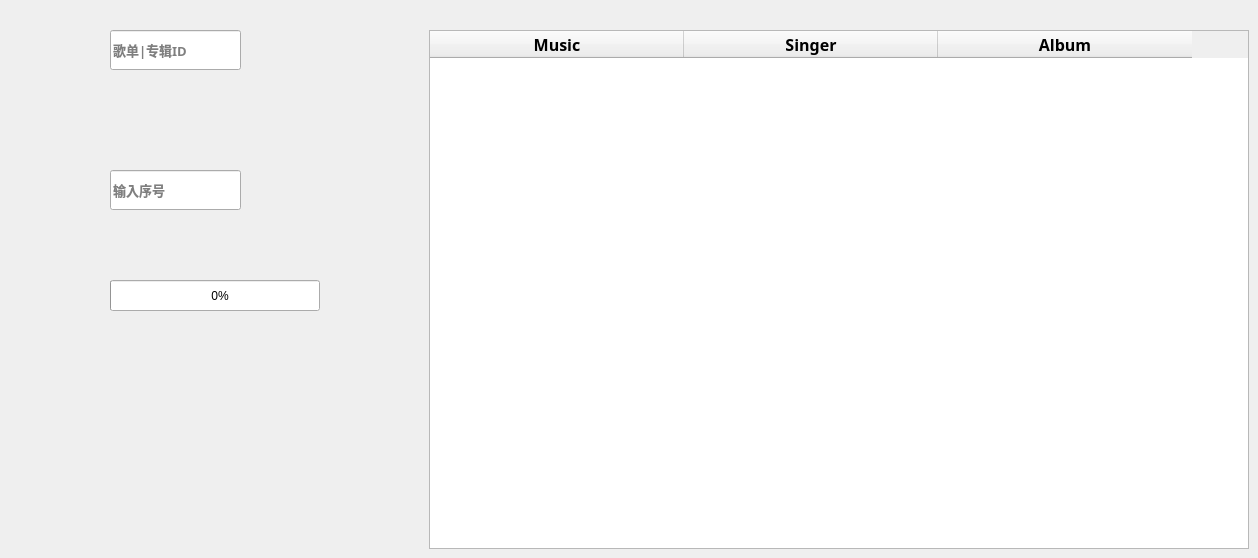
   <widget class="QWidget" name="tab_6">
    <attribute name="title">
     <string>歌单＆专辑</string>
    </attribute>
    <widget class="QLineEdit" name="music_list_Edit">
     <property name="geometry">
      <rect>
       <x>110</x>
       <y>30</y>
       <width>131</width>
       <height>40</height>
      </rect>
     </property>
     <property name="font">
      <font>
       <family>思源黑体 CN Bold</family>
       <pointsize>10</pointsize>
       <weight>75</weight>
       <italic>false</italic>
       <bold>true</bold>
       <underline>false</underline>
       <strikeout>false</strikeout>
      </font>
     </property>
     <property name="frame">
      <bool>true</bool>
     </property>
     <property name="dragEnabled">
      <bool>false</bool>
     </property>
     <property name="readOnly">
      <bool>false</bool>
     </property>
     <property name="placeholderText">
      <string>歌单|专辑ID</string>
     </property>
     <property name="clearButtonEnabled">
      <bool>false</bool>
     </property>
    </widget>
    <widget class="QPushButton" name="music_list_pushButton">
     <property name="geometry">
      <rect>
       <x>260</x>
       <y>30</y>
       <width>50</width>
       <height>40</height>
      </rect>
     </property>
     <property name="font">
      <font>
       <family>思源黑体 CN Bold</family>
       <pointsize>10</pointsize>
       <weight>75</weight>
       <italic>false</italic>
       <bold>true</bold>
       <underline>false</underline>
       <strikeout>false</strikeout>
      </font>
     </property>
     <property name="toolTip">
      <string>搜索歌单</string>
     </property>
     <property name="text">
      <string/>
     </property>
     <property name="icon">
      <iconset>
       <normaloff>Image/musiclist.png</normaloff>Image/musiclist.png</iconset>
     </property>
     <property name="iconSize">
      <size>
       <width>50</width>
       <height>50</height>
      </size>
     </property>
     <property name="flat">
      <bool>true</bool>
     </property>
    </widget>
    <widget class="QLineEdit" name="music_list_lineEdit">
     <property name="geometry">
      <rect>
       <x>110</x>
       <y>170</y>
       <width>131</width>
       <height>40</height>
      </rect>
     </property>
     <property name="font">
      <font>
       <family>思源黑体 CN Bold</family>
       <pointsize>10</pointsize>
       <weight>75</weight>
       <italic>false</italic>
       <bold>true</bold>
       <underline>false</underline>
       <strikeout>false</strikeout>
      </font>
     </property>
     <property name="frame">
      <bool>true</bool>
     </property>
     <property name="placeholderText">
      <string>输入序号</string>
     </property>
    </widget>
    <widget class="QPushButton" name="music_list_pushButton_2">
     <property name="geometry">
      <rect>
       <x>260</x>
       <y>160</y>
       <width>50</width>
       <height>50</height>
      </rect>
     </property>
     <property name="font">
      <font>
       <family>思源黑体 CN Bold</family>
       <pointsize>10</pointsize>
       <weight>75</weight>
       <italic>false</italic>
       <bold>true</bold>
       <underline>false</underline>
       <strikeout>false</strikeout>
      </font>
     </property>
     <property name="toolTip">
      <string>下载音乐</string>
     </property>
     <property name="text">
      <string/>
     </property>
     <property name="icon">
      <iconset>
       <normaloff>Image/dowload.png</normaloff>Image/dowload.png</iconset>
     </property>
     <property name="iconSize">
      <size>
       <width>50</width>
       <height>50</height>
      </size>
     </property>
     <property name="flat">
      <bool>true</bool>
     </property>
    </widget>
    <widget class="QPushButton" name="open_Button_3">
     <property name="geometry">
      <rect>
       <x>341</x>
       <y>160</y>
       <width>50</width>
       <height>50</height>
      </rect>
     </property>
     <property name="font">
      <font>
       <family>微软雅黑</family>
       <pointsize>10</pointsize>
       <weight>75</weight>
       <italic>false</italic>
       <bold>true</bold>
       <underline>false</underline>
       <strikeout>false</strikeout>
       <kerning>true</kerning>
      </font>
     </property>
     <property name="toolTip">
      <string>打开文件夹</string>
     </property>
     <property name="text">
      <string/>
     </property>
     <property name="icon">
      <iconset>
       <normaloff>Image/file.png</normaloff>Image/file.png</iconset>
     </property>
     <property name="iconSize">
      <size>
       <width>50</width>
       <height>50</height>
      </size>
     </property>
     <property name="flat">
      <bool>true</bool>
     </property>
    </widget>
    <widget class="QTableWidget" name="music_list_tableWidget">
     <property name="geometry">
      <rect>
       <x>429</x>
       <y>30</y>
       <width>820</width>
       <height>519</height>
      </rect>
     </property>
     <property name="font">
      <font>
       <family>思源黑体 CN Bold</family>
       <pointsize>12</pointsize>
       <weight>75</weight>
       <italic>false</italic>
       <bold>true</bold>
       <underline>false</underline>
       <strikeout>false</strikeout>
      </font>
     </property>
     <attribute name="horizontalHeaderDefaultSectionSize">
      <number>254</number>
     </attribute>
     <column>
      <property name="text">
       <string>Music</string>
      </property>
     </column>
     <column>
      <property name="text">
       <string>Singer</string>
      </property>
     </column>
     <column>
      <property name="text">
       <string>Album</string>
      </property>
     </column>
    </widget>
    <widget class="QLabel" name="music_list_label">
     <property name="geometry">
      <rect>
       <x>110</x>
       <y>100</y>
       <width>281</width>
       <height>40</height>
      </rect>
     </property>
     <property name="font">
      <font>
       <family>微软雅黑</family>
       <pointsize>12</pointsize>
       <weight>75</weight>
       <italic>false</italic>
       <bold>true</bold>
       <underline>false</underline>
       <strikeout>false</strikeout>
       <kerning>true</kerning>
      </font>
     </property>
     <property name="text">
      <string/>
     </property>
    </widget>
    <widget class="QTextEdit" name="music_list_id_Edit">
     <property name="geometry">
      <rect>
       <x>1110</x>
       <y>440</y>
       <width>104</width>
       <height>78</height>
      </rect>
     </property>
     <property name="html">
      <string>&lt;!DOCTYPE HTML PUBLIC &quot;-//W3C//DTD HTML 4.0//EN&quot; &quot;http://www.w3.org/TR/REC-html40/strict.dtd&quot;&gt;
&lt;html&gt;&lt;head&gt;&lt;meta name=&quot;qrichtext&quot; content=&quot;1&quot; /&gt;&lt;style type=&quot;text/css&quot;&gt;
p, li { white-space: pre-wrap; }
&lt;/style&gt;&lt;/head&gt;&lt;body style=&quot; font-family:'思源黑体 CN Bold'; font-size:12pt; font-weight:600; font-style:normal;&quot;&gt;
&lt;p style=&quot;-qt-paragraph-type:empty; margin-top:0px; margin-bottom:0px; margin-left:0px; margin-right:0px; -qt-block-indent:0; text-indent:0px; font-size:10pt;&quot;&gt;&lt;br /&gt;&lt;/p&gt;&lt;/body&gt;&lt;/html&gt;</string>
     </property>
    </widget>
    <widget class="QPushButton" name="music_list_pushButton_album">
     <property name="geometry">
      <rect>
       <x>344</x>
       <y>30</y>
       <width>41</width>
       <height>41</height>
      </rect>
     </property>
     <property name="font">
      <font>
       <family>思源黑体 CN Bold</family>
       <pointsize>10</pointsize>
       <weight>75</weight>
       <italic>false</italic>
       <bold>true</bold>
       <underline>false</underline>
       <strikeout>false</strikeout>
      </font>
     </property>
     <property name="toolTip">
      <string>搜索专辑</string>
     </property>
     <property name="text">
      <string/>
     </property>
     <property name="icon">
      <iconset>
       <normaloff>Image/album.png</normaloff>Image/album.png</iconset>
     </property>
     <property name="iconSize">
      <size>
       <width>41</width>
       <height>41</height>
      </size>
     </property>
     <property name="flat">
      <bool>true</bool>
     </property>
    </widget>
    <widget class="QPushButton" name="all_download_Button">
     <property name="geometry">
      <rect>
       <x>340</x>
       <y>270</y>
       <width>50</width>
       <height>50</height>
      </rect>
     </property>
     <property name="font">
      <font>
       <family>微软雅黑</family>
       <pointsize>10</pointsize>
       <weight>75</weight>
       <italic>false</italic>
       <bold>true</bold>
       <underline>false</underline>
       <strikeout>false</strikeout>
       <kerning>true</kerning>
      </font>
     </property>
     <property name="toolTip">
      <string>下载全部音乐</string>
     </property>
     <property name="text">
      <string/>
     </property>
     <property name="icon">
      <iconset>
       <normaloff>Image/alldownload.png</normaloff>Image/alldownload.png</iconset>
     </property>
     <property name="iconSize">
      <size>
       <width>50</width>
       <height>50</height>
      </size>
     </property>
     <property name="flat">
      <bool>true</bool>
     </property>
    </widget>
    <widget class="QProgressBar" name="all_d_Bar">
     <property name="geometry">
      <rect>
       <x>110</x>
       <y>280</y>
       <width>210</width>
       <height>31</height>
      </rect>
     </property>
     <property name="minimum">
      <number>0</number>
     </property>
     <property name="maximum">
      <number>100</number>
     </property>
     <property name="value">
      <number>0</number>
     </property>
     <property name="textVisible">
      <bool>true</bool>
     </property>
     <property name="orientation">
      <enum>Qt::Horizontal</enum>
     </property>
     <property name="invertedAppearance">
      <bool>false</bool>
     </property>
     <property name="textDirection">
      <enum>QProgressBar::TopToBottom</enum>
     </property>
     <property name="format">
      <string notr="true">    %p% </string>
     </property>
    </widget>
    <zorder>music_list_id_Edit</zorder>
    <zorder>music_list_Edit</zorder>
    <zorder>music_list_pushButton</zorder>
    <zorder>music_list_lineEdit</zorder>
    <zorder>music_list_pushButton_2</zorder>
    <zorder>open_Button_3</zorder>
    <zorder>music_list_tableWidget</zorder>
    <zorder>music_list_label</zorder>
    <zorder>music_list_pushButton_album</zorder>
    <zorder>all_download_Button</zorder>
    <zorder>all_d_Bar</zorder>
   </widget>
